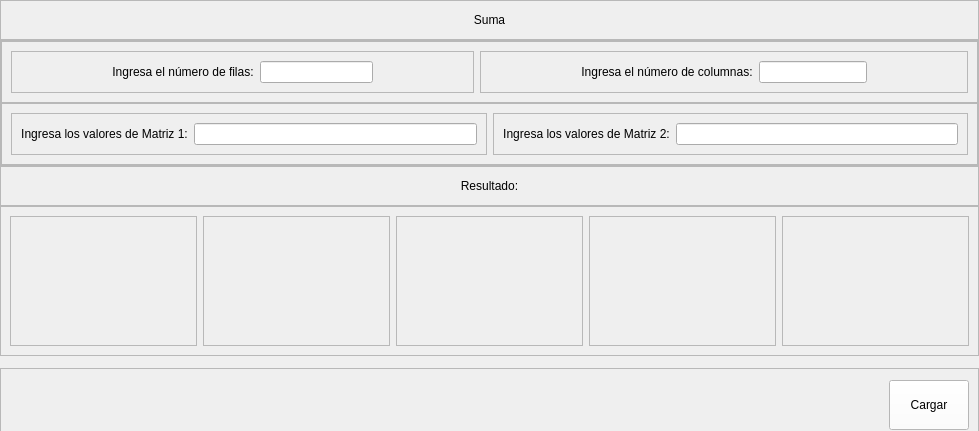
                   <widget class="QWidget" name="page_operaciones_suma_2">
                    <layout class="QVBoxLayout" name="verticalLayout_50">
                     <property name="spacing">
                      <number>0</number>
                     </property>
                     <property name="leftMargin">
                      <number>0</number>
                     </property>
                     <property name="topMargin">
                      <number>0</number>
                     </property>
                     <property name="rightMargin">
                      <number>0</number>
                     </property>
                     <property name="bottomMargin">
                      <number>0</number>
                     </property>
                     <item>
                      <widget class="QFrame" name="frame_113">
                       <property name="minimumSize">
                        <size>
                         <width>0</width>
                         <height>40</height>
                        </size>
                       </property>
                       <property name="maximumSize">
                        <size>
                         <width>16777215</width>
                         <height>45</height>
                        </size>
                       </property>
                       <property name="frameShape">
                        <enum>QFrame::StyledPanel</enum>
                       </property>
                       <property name="frameShadow">
                        <enum>QFrame::Raised</enum>
                       </property>
                       <layout class="QVBoxLayout" name="verticalLayout_51">
                        <item>
                         <widget class="QLabel" name="label_29">
                          <property name="styleSheet">
                           <string notr="true">font: 75 10pt &quot;Open Sans Semibold&quot;</string>
                          </property>
                          <property name="text">
                           <string>Suma</string>
                          </property>
                          <property name="alignment">
                           <set>Qt::AlignCenter</set>
                          </property>
                         </widget>
                        </item>
                       </layout>
                      </widget>
                     </item>
                     <item>
                      <widget class="QFrame" name="frame_114">
                       <property name="frameShape">
                        <enum>QFrame::StyledPanel</enum>
                       </property>
                       <property name="frameShadow">
                        <enum>QFrame::Raised</enum>
                       </property>
                       <layout class="QVBoxLayout" name="verticalLayout_52">
                        <property name="spacing">
                         <number>0</number>
                        </property>
                        <property name="leftMargin">
                         <number>0</number>
                        </property>
                        <property name="topMargin">
                         <number>0</number>
                        </property>
                        <property name="rightMargin">
                         <number>0</number>
                        </property>
                        <property name="bottomMargin">
                         <number>0</number>
                        </property>
                        <item>
                         <widget class="QFrame" name="frame_115">
                          <property name="frameShape">
                           <enum>QFrame::StyledPanel</enum>
                          </property>
                          <property name="frameShadow">
                           <enum>QFrame::Raised</enum>
                          </property>
                          <layout class="QHBoxLayout" name="horizontalLayout_51">
                           <item>
                            <widget class="QFrame" name="frame_116">
                             <property name="frameShape">
                              <enum>QFrame::StyledPanel</enum>
                             </property>
                             <property name="frameShadow">
                              <enum>QFrame::Raised</enum>
                             </property>
                             <layout class="QHBoxLayout" name="horizontalLayout_52">
                              <property name="leftMargin">
                               <number>100</number>
                              </property>
                              <property name="rightMargin">
                               <number>100</number>
                              </property>
                              <item>
                               <widget class="QLabel" name="label_30">
                                <property name="styleSheet">
                                 <string notr="true">font: 75 9pt &quot;Open Sans Semibold&quot;</string>
                                </property>
                                <property name="text">
                                 <string>Ingresa el número de filas:</string>
                                </property>
                                <property name="alignment">
                                 <set>Qt::AlignCenter</set>
                                </property>
                               </widget>
                              </item>
                              <item>
                               <widget class="QLineEdit" name="le_filas_5">
                                <property name="styleSheet">
                                 <string notr="true">font: 75 8pt &quot;Open Sans Semibold&quot;</string>
                                </property>
                               </widget>
                              </item>
                             </layout>
                            </widget>
                           </item>
                           <item>
                            <widget class="QFrame" name="frame_117">
                             <property name="frameShape">
                              <enum>QFrame::StyledPanel</enum>
                             </property>
                             <property name="frameShadow">
                              <enum>QFrame::Raised</enum>
                             </property>
                             <layout class="QHBoxLayout" name="horizontalLayout_53">
                              <property name="leftMargin">
                               <number>100</number>
                              </property>
                              <property name="rightMargin">
                               <number>100</number>
                              </property>
                              <item>
                               <widget class="QLabel" name="label_66">
                                <property name="styleSheet">
                                 <string notr="true">font: 75 9pt &quot;Open Sans Semibold&quot;</string>
                                </property>
                                <property name="text">
                                 <string>Ingresa el número de columnas:</string>
                                </property>
                                <property name="alignment">
                                 <set>Qt::AlignCenter</set>
                                </property>
                               </widget>
                              </item>
                              <item>
                               <widget class="QLineEdit" name="le_columnas_5">
                                <property name="styleSheet">
                                 <string notr="true">font: 75 8pt &quot;Open Sans Semibold&quot;</string>
                                </property>
                               </widget>
                              </item>
                             </layout>
                            </widget>
                           </item>
                          </layout>
                         </widget>
                        </item>
                        <item>
                         <widget class="QFrame" name="frame_118">
                          <property name="frameShape">
                           <enum>QFrame::StyledPanel</enum>
                          </property>
                          <property name="frameShadow">
                           <enum>QFrame::Raised</enum>
                          </property>
                          <layout class="QHBoxLayout" name="horizontalLayout_78">
                           <item>
                            <widget class="QFrame" name="frame_119">
                             <property name="frameShape">
                              <enum>QFrame::StyledPanel</enum>
                             </property>
                             <property name="frameShadow">
                              <enum>QFrame::Raised</enum>
                             </property>
                             <layout class="QHBoxLayout" name="horizontalLayout_79">
                              <item>
                               <widget class="QLabel" name="label_67">
                                <property name="styleSheet">
                                 <string notr="true">font: 75 9pt &quot;Open Sans Semibold&quot;</string>
                                </property>
                                <property name="text">
                                 <string>Ingresa los valores de Matriz 1:</string>
                                </property>
                                <property name="alignment">
                                 <set>Qt::AlignCenter</set>
                                </property>
                               </widget>
                              </item>
                              <item>
                               <widget class="QLineEdit" name="le_m1_7">
                                <property name="styleSheet">
                                 <string notr="true">font: 75 8pt &quot;Open Sans Semibold&quot;</string>
                                </property>
                               </widget>
                              </item>
                             </layout>
                            </widget>
                           </item>
                           <item>
                            <widget class="QFrame" name="frame_120">
                             <property name="frameShape">
                              <enum>QFrame::StyledPanel</enum>
                             </property>
                             <property name="frameShadow">
                              <enum>QFrame::Raised</enum>
                             </property>
                             <layout class="QHBoxLayout" name="horizontalLayout_80">
                              <item>
                               <widget class="QLabel" name="label_68">
                                <property name="styleSheet">
                                 <string notr="true">font: 75 9pt &quot;Open Sans Semibold&quot;</string>
                                </property>
                                <property name="text">
                                 <string>Ingresa los valores de Matriz 2:</string>
                                </property>
                                <property name="alignment">
                                 <set>Qt::AlignCenter</set>
                                </property>
                               </widget>
                              </item>
                              <item>
                               <widget class="QLineEdit" name="le_m2_4">
                                <property name="styleSheet">
                                 <string notr="true">font: 75 8pt &quot;Open Sans Semibold&quot;</string>
                                </property>
                               </widget>
                              </item>
                             </layout>
                            </widget>
                           </item>
                          </layout>
                         </widget>
                        </item>
                       </layout>
                      </widget>
                     </item>
                     <item>
                      <widget class="QFrame" name="frame_121">
                       <property name="minimumSize">
                        <size>
                         <width>0</width>
                         <height>40</height>
                        </size>
                       </property>
                       <property name="maximumSize">
                        <size>
                         <width>16777215</width>
                         <height>40</height>
                        </size>
                       </property>
                       <property name="frameShape">
                        <enum>QFrame::StyledPanel</enum>
                       </property>
                       <property name="frameShadow">
                        <enum>QFrame::Raised</enum>
                       </property>
                       <layout class="QHBoxLayout" name="horizontalLayout_81">
                        <item>
                         <widget class="QLabel" name="label_69">
                          <property name="styleSheet">
                           <string notr="true">font: 75 10pt &quot;Open Sans Semibold&quot;</string>
                          </property>
                          <property name="text">
                           <string>Resultado:</string>
                          </property>
                          <property name="alignment">
                           <set>Qt::AlignCenter</set>
                          </property>
                         </widget>
                        </item>
                       </layout>
                      </widget>
                     </item>
                     <item>
                      <widget class="QFrame" name="frame_122">
                       <property name="minimumSize">
                        <size>
                         <width>0</width>
                         <height>150</height>
                        </size>
                       </property>
                       <property name="maximumSize">
                        <size>
                         <width>16777215</width>
                         <height>150</height>
                        </size>
                       </property>
                       <property name="frameShape">
                        <enum>QFrame::StyledPanel</enum>
                       </property>
                       <property name="frameShadow">
                        <enum>QFrame::Raised</enum>
                       </property>
                       <layout class="QHBoxLayout" name="horizontalLayout_82">
                        <item>
                         <widget class="QFrame" name="frame_123">
                          <property name="frameShape">
                           <enum>QFrame::StyledPanel</enum>
                          </property>
                          <property name="frameShadow">
                           <enum>QFrame::Raised</enum>
                          </property>
                          <layout class="QHBoxLayout" name="horizontalLayout_83">
                           <item>
                            <widget class="QLabel" name="lbl_m1_4">
                             <property name="styleSheet">
                              <string notr="true">font: 75 12.5pt &quot;Open Sans Semibold&quot;</string>
                             </property>
                             <property name="text">
                              <string/>
                             </property>
                             <property name="alignment">
                              <set>Qt::AlignCenter</set>
                             </property>
                            </widget>
                           </item>
                          </layout>
                         </widget>
                        </item>
                        <item>
                         <widget class="QFrame" name="frame_124">
                          <property name="frameShape">
                           <enum>QFrame::StyledPanel</enum>
                          </property>
                          <property name="frameShadow">
                           <enum>QFrame::Raised</enum>
                          </property>
                          <layout class="QHBoxLayout" name="horizontalLayout_84">
                           <item>
                            <widget class="QLabel" name="lbl_mas_3">
                             <property name="styleSheet">
                              <string notr="true">font: 75 15pt &quot;Open Sans Semibold&quot;</string>
                             </property>
                             <property name="text">
                              <string/>
                             </property>
                             <property name="alignment">
                              <set>Qt::AlignCenter</set>
                             </property>
                            </widget>
                           </item>
                          </layout>
                         </widget>
                        </item>
                        <item>
                         <widget class="QFrame" name="frame_125">
                          <property name="frameShape">
                           <enum>QFrame::StyledPanel</enum>
                          </property>
                          <property name="frameShadow">
                           <enum>QFrame::Raised</enum>
                          </property>
                          <layout class="QHBoxLayout" name="horizontalLayout_85">
                           <item>
                            <widget class="QLabel" name="lbl_m2_4">
                             <property name="styleSheet">
                              <string notr="true">font: 75 12.5pt &quot;Open Sans Semibold&quot;</string>
                             </property>
                             <property name="text">
                              <string/>
                             </property>
                             <property name="alignment">
                              <set>Qt::AlignCenter</set>
                             </property>
                            </widget>
                           </item>
                          </layout>
                         </widget>
                        </item>
                        <item>
                         <widget class="QFrame" name="frame_126">
                          <property name="frameShape">
                           <enum>QFrame::StyledPanel</enum>
                          </property>
                          <property name="frameShadow">
                           <enum>QFrame::Raised</enum>
                          </property>
                          <layout class="QHBoxLayout" name="horizontalLayout_86">
                           <item>
                            <widget class="QLabel" name="lbl_igual_4">
                             <property name="styleSheet">
                              <string notr="true">font: 75 15pt &quot;Open Sans Semibold&quot;</string>
                             </property>
                             <property name="text">
                              <string/>
                             </property>
                             <property name="alignment">
                              <set>Qt::AlignCenter</set>
                             </property>
                            </widget>
                           </item>
                          </layout>
                         </widget>
                        </item>
                        <item>
                         <widget class="QFrame" name="frame_127">
                          <property name="frameShape">
                           <enum>QFrame::StyledPanel</enum>
                          </property>
                          <property name="frameShadow">
                           <enum>QFrame::Raised</enum>
                          </property>
                          <layout class="QHBoxLayout" name="horizontalLayout_87">
                           <item>
                            <widget class="QLabel" name="lbl_resultado_4">
                             <property name="styleSheet">
                              <string notr="true">font: 75 12.5pt &quot;Open Sans Semibold&quot;</string>
                             </property>
                             <property name="text">
                              <string/>
                             </property>
                             <property name="alignment">
                              <set>Qt::AlignCenter</set>
                             </property>
                            </widget>
                           </item>
                          </layout>
                         </widget>
                        </item>
                       </layout>
                      </widget>
                     </item>
                     <item>
                      <widget class="QFrame" name="frame_128">
                       <property name="minimumSize">
                        <size>
                         <width>0</width>
                         <height>75</height>
                        </size>
                       </property>
                       <property name="maximumSize">
                        <size>
                         <width>16777215</width>
                         <height>50</height>
                        </size>
                       </property>
                       <property name="frameShape">
                        <enum>QFrame::StyledPanel</enum>
                       </property>
                       <property name="frameShadow">
                        <enum>QFrame::Raised</enum>
                       </property>
                       <layout class="QHBoxLayout" name="horizontalLayout_88">
                        <item>
                         <spacer name="horizontalSpacer_19">
                          <property name="orientation">
                           <enum>Qt::Horizontal</enum>
                          </property>
                          <property name="sizeHint" stdset="0">
                           <size>
                            <width>879</width>
                            <height>20</height>
                           </size>
                          </property>
                         </spacer>
                        </item>
                        <item>
                         <widget class="QPushButton" name="btn_resultado_suma_2">
                          <property name="minimumSize">
                           <size>
                            <width>0</width>
                            <height>50</height>
                           </size>
                          </property>
                          <property name="styleSheet">
                           <string notr="true">QFrame{
background-color: rgb(51, 157, 255);
}

QPushButton{
color: rgb(0, 0, 0);
background-color: rgb(255, 255, 255);
font: 75 9pt &quot;Open Sans Semibold&quot;
}

QPushButton:hover{
color: rgb(255, 255, 255);
background-color: rgb(207, 178, 132);
font: 75 10pt  &quot;Open Sans Semibold&quot;
}</string>
                          </property>
                          <property name="text">
                           <string>Cargar</string>
                          </property>
                         </widget>
                        </item>
                       </layout>
                      </widget>
                     </item>
                    </layout>
                   </widget>
